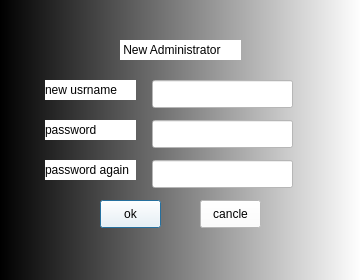
<?xml version="1.0" encoding="UTF-8"?>
<ui version="4.0">
 <class>Register</class>
 <widget class="QDialog" name="Register">
  <property name="geometry">
   <rect>
    <x>0</x>
    <y>0</y>
    <width>361</width>
    <height>280</height>
   </rect>
  </property>
  <property name="windowTitle">
   <string>Dialog</string>
  </property>
  <property name="styleSheet">
   <string notr="true">background-color: qlineargradient(spread:pad, x1:0, y1:0, x2:1, y2:0, stop:0 rgba(0, 0, 0, 255), stop:1 rgba(255, 255, 255, 255));</string>
  </property>
  <widget class="QPushButton" name="rcancer">
   <property name="geometry">
    <rect>
     <x>100</x>
     <y>200</y>
     <width>61</width>
     <height>28</height>
    </rect>
   </property>
   <property name="styleSheet">
    <string notr="true">background-color: rgb(255, 255, 255)</string>
   </property>
   <property name="text">
    <string>ok</string>
   </property>
  </widget>
  <widget class="QLineEdit" name="rpwdtext2">
   <property name="geometry">
    <rect>
     <x>152</x>
     <y>160</y>
     <width>141</width>
     <height>28</height>
    </rect>
   </property>
   <property name="styleSheet">
    <string notr="true">background-color: rgb(255, 255, 255)</string>
   </property>
   <property name="echoMode">
    <enum>QLineEdit::Password</enum>
   </property>
  </widget>
  <widget class="QLineEdit" name="rpwdtext1">
   <property name="geometry">
    <rect>
     <x>152</x>
     <y>120</y>
     <width>141</width>
     <height>28</height>
    </rect>
   </property>
   <property name="styleSheet">
    <string notr="true">background-color: rgb(255, 255, 255)</string>
   </property>
   <property name="echoMode">
    <enum>QLineEdit::Password</enum>
   </property>
  </widget>
  <widget class="QLabel" name="rpwd1lb">
   <property name="geometry">
    <rect>
     <x>45</x>
     <y>120</y>
     <width>91</width>
     <height>20</height>
    </rect>
   </property>
   <property name="styleSheet">
    <string notr="true">background-color: rgb(255, 255, 255)</string>
   </property>
   <property name="text">
    <string>password</string>
   </property>
  </widget>
  <widget class="QLabel" name="rusrname">
   <property name="geometry">
    <rect>
     <x>45</x>
     <y>80</y>
     <width>91</width>
     <height>20</height>
    </rect>
   </property>
   <property name="styleSheet">
    <string notr="true">background-color: rgb(255, 255, 255)</string>
   </property>
   <property name="text">
    <string>new usrname</string>
   </property>
  </widget>
  <widget class="QLineEdit" name="rusrtext">
   <property name="geometry">
    <rect>
     <x>152</x>
     <y>80</y>
     <width>141</width>
     <height>28</height>
    </rect>
   </property>
   <property name="styleSheet">
    <string notr="true">background-color: rgb(255, 255, 255)</string>
   </property>
  </widget>
  <widget class="QLabel" name="rpwd2lb">
   <property name="geometry">
    <rect>
     <x>45</x>
     <y>160</y>
     <width>91</width>
     <height>20</height>
    </rect>
   </property>
   <property name="styleSheet">
    <string notr="true">background-color: rgb(255, 255, 255)</string>
   </property>
   <property name="text">
    <string>password again</string>
   </property>
  </widget>
  <widget class="QPushButton" name="rok">
   <property name="geometry">
    <rect>
     <x>200</x>
     <y>200</y>
     <width>61</width>
     <height>28</height>
    </rect>
   </property>
   <property name="styleSheet">
    <string notr="true">background-color: rgb(255, 255, 255)</string>
   </property>
   <property name="text">
    <string>cancle</string>
   </property>
  </widget>
  <widget class="QLabel" name="register_2">
   <property name="geometry">
    <rect>
     <x>120</x>
     <y>40</y>
     <width>121</width>
     <height>20</height>
    </rect>
   </property>
   <property name="styleSheet">
    <string notr="true">background-color: rgb(255, 255, 255)</string>
   </property>
   <property name="text">
    <string> New Administrator </string>
   </property>
  </widget>
 </widget>
 <resources/>
 <connections/>
</ui>
